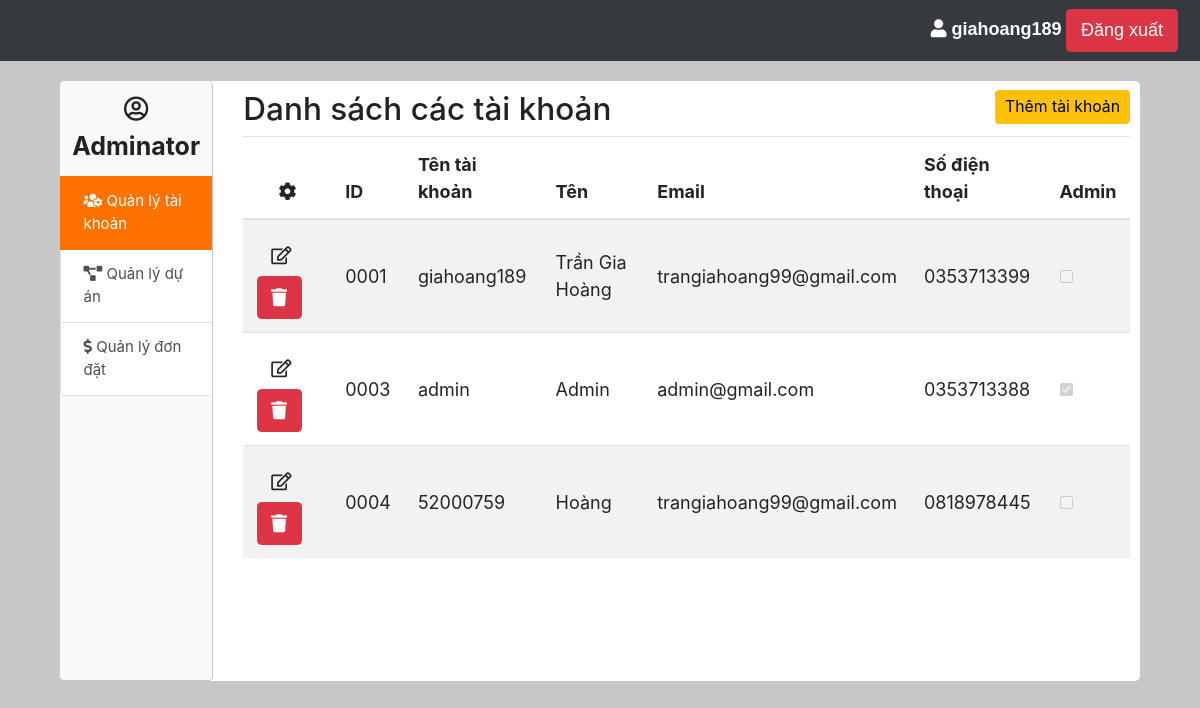
Screenshot of /view/admin.php (signed in) with the database file from the repository.
### tables this page shows
CREATE TABLE `account` (
  `Account_id` varchar(11) NOT NULL,
  `User_id` varchar(11) NOT NULL,
  `Name` varchar(30) NOT NULL,
  `Address` varchar(150) NOT NULL,
  `Phone` varchar(10) NOT NULL,
  `Gender` varchar(5) NOT NULL,
  `Email` varchar(50) NOT NULL
);

CREATE TABLE `user` (
  `User_id` varchar(11) NOT NULL,
  `Username` varchar(40) NOT NULL,
  `Password` varchar(40) NOT NULL,
  `Permission` tinyint(1) NOT NULL
);

### model/accountlist.php (called while the page is built, shortened)
<?php
    require ('connection.php');
    $sql = "SELECT * FROM `User` INNER JOIN `account` ON User.User_id = Account.User_id;";
    $result = $conn->query($sql);
    $account_list = array();
    if ($result->num_rows > 0) {
        while($row = $result->fetch_assoc()) {
            $account_list[] = ["Account_id"=>$row["Account_id"],"User_id"=>$row["User_id"],"Name"=>$row["Name"],
                "Address"=>$row["Address"],"Phone"=>$row["Phone"], "Gender"=>$row["Gender"], "Email"=>$row["Email"],
                "Username"=>$row["Username"],"Password"=>$row["Password"],"Permission"=>$row["Permission"]];
        }
    }
?>

### view/admin.php (the view, shortened to what this page needs)
<?php
    require('../model/accountlist.php');
?>
<!DOCTYPE html>
<html lang="en">
<head>
    <link rel="stylesheet" href="https://cdn.jsdelivr.net/npm/bootstrap@4.6.1/dist/css/bootstrap.min.css">
    <link href="https://cdnjs.cloudflare.com/ajax/libs/font-awesome/4.4.0/css/font-awesome.min.css" rel="stylesheet" type="text/css"> <script src="https://maxcdn.bootstrapcdn.com/bootstrap/3.3.6/js/bootstrap.min.js"></script>
    <link rel="stylesheet" href="https://use.fontawesome.com/releases/v5.15.4/css/all.css">
    <link href="./css/style_admin.css" rel="stylesheet">
</head>
<body>
    <div class="menu">
        <nav class="navbar navbar-expand-lg navbar-light bg-secondary">
            <div class="collapse navbar-collapse" id="navbarSupportedContent">
                <ul class="navbar-nav mr-1">
                    <li class="nav-item">
                        <i class="fas fa-user"></i> <?php echo $_SESSION['account'][1];?>
                        <a class="btn btn-danger" href="..\controller\logout_controller.php" role="submit">Đăng xuất</a>
                    </li>
                </ul>
            </div>
        </nav>
    </div>
    <div class="container-fluid">
        <div class="row">
            <div class="col-2">
                <div class="list-group" id="list-tab" role="tablist">
                    <div class="adminator"><i class="far fa-user-circle"></i> Adminator</div>
                    <a class="list-group-item list-group-item-action active" id="list-home-list" data-toggle="list" href="#list-home" role="tab" aria-controls="home">
                        <i class="fas fa-users-cog"></i> Quản lý tài khoản
                    </a>
                    <a class="list-group-item list-group-item-action" id="list-profile-list" data-toggle="list" href="#list-profile" role="tab" aria-controls="profile">
                        <i class="fas fa-project-diagram"></i> Quản lý dự án
                    </a>
                    <a class="list-group-item list-group-item-action" id="list-messages-list" data-toggle="list" href="#list-messages" role="tab" aria-controls="messages">
                        <i class="fas fa-dollar-sign"></i> Quản lý đơn đặt
                    </a>
                </div>
            </div>
            <div class="col-10 py-2">
                <div class="tab-content" id="nav-tabContent">
                    <div class="tab-pane fade show active" id="list-home" role="tabpanel" aria-labelledby="list-home-list">
                        <div class="panel panel-default panel-table">
                            <div class="panel-heading">
                                <div class="row">
                                    <div class="col col-xs-6">
                                        <h3 class="panel-title">Danh sách các tài khoản</h3>
                                    </div>
                                    <div class="col col-xs-6 text-right">
                                        <button type="button" class="btn btn-sm btn-warning btn-create">
                                            <a href="form_add_account.php" style="color:black">Thêm tài khoản</a></button>
                                    </div>
                                </div>
                            </div>
                            <div class="panel-body">
                                <table class="table table-striped table-list">
                                    <thead>
                                        <tr>
                                            <th style="text-align:center"><em class="fa fa-cog"></em>
                                            </th>
                                            <th>ID</th>
                                            <th>Tên tài khoản</th>
                                            <th>Tên</th>
                                            <th>Email</th>
                                            <th>Số điện thoại</th>
                                            <th>Admin</th>
                                        </tr>
                                    </thead>
                                    <tbody>
                                        <?php
                                            foreach($account_list as $account){
                                                $is_admin = "";
                                                if($account['Permission'] == 1){
                                                    $is_admin = 'checked';
                                                }
                                                echo '<tr>
                                                        <td class="align-middle">
                                                            <a href="form_update_account.php?id='.$account['User_id'].'" class="btn btn-default"><i class="far fa-edit"></i></a>
                                                            <a onclick="deleteAccount(`'.$account['User_id'].'`)" class="btn btn-danger"><em class="fa fa-trash"></em></a>
                                                        </td>
                                                        <td class="align-middle">'.$account['User_id'].'</td>
                                                        <td class="align-middle">'.$account['Username'].'</td>
                                                        <td class="align-middle">'.$account['Name'].'</td>
                                                        <td class="align-middle">'.$account['Email'].'</td>
                                                        <td class="align-middle">'.$account['Phone'].'</td>
                                                        <td class="align-middle"><input type="checkBox" '.$is_admin.' disabled></td>
                                                    </tr>';
                                            }
                                        ?>
                                    </tbody>
                                </table>
                            </div>
                        </div>
                    </div>
                </div>
            </div>
        </div>
    </div>
</body>
</html>

### view/css/style_admin.css (style rules this page uses)
html, body { width: 100%; height: 100%; font-size: 18px; color: #222; background: rgb(200, 198, 198); }
.container-fluid { width: 90%; background: white; padding-right: 10px; padding-left: 0px; border-radius: 5px; margin-top: 20px; }
.navbar { text-decoration: none; color: #fff !important; font-family: Arial !important; font-weight: bold !important; transition: 0.4s ease-in-out !important; background: linear-gradient(to top, rgba(0,0,0,0.5)50%,rgba(0,0,0,0.5)50%); }
.adminator { text-align: center; padding: 10px; font-weight: bold; font-size: 25px; }
.list-group { max-height: 700px; height: 600px; border-right: 1px solid rgba(34, 34, 34, 0.232); border-bottom: 1px solid rgba(34, 34, 34, 0.232); background: rgb(250, 248, 248); }
.list-group a { width: 100%; font-size: 15px; border-right: none; }
.list-group-item.active { z-index: 2; color: #fff; background-color: #ff7200; border-color: #ff7200; }

### rows the page displays
account: User "0001", User.Username "giahoang189", Name "Trần Gia Hoàng", Email "trangiahoang99@gmail.com", Phone "0353713399"
account: User "0003", User.Username "admin", Name "Admin", Email "admin@gmail.com", Phone "0353713388"
account: User "0004", User.Username "52000759", Name "Hoàng", Email "trangiahoang99@gmail.com", Phone "0818978445"

### other values shown
$_SESSION['account'][1] "giahoang189"
